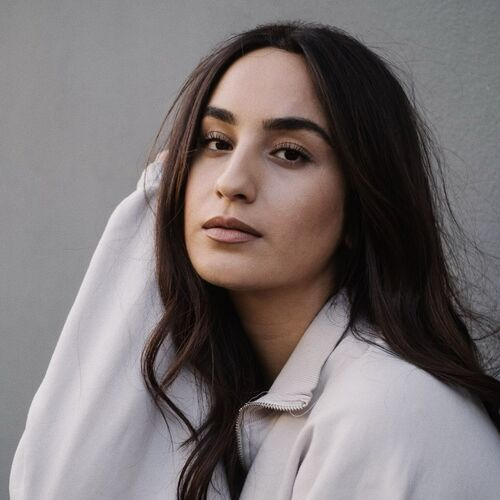
#> input picture Images/I.jpg, 500 x 500 px
$ python main.py ../Images/I.jpg
#> lines starting #> are read from the running program, lines starting #| are printed output that depends on the picture
import cv2 as cv2
from sys import argv

def Nothing(val):
    pass

def Save():
    cv2.imwrite("IMG.jpg", IMG)


# CREATE NAMED WINDOW
cv2.namedWindow("Cartoon")

# CREATE TRACKBARS FOR 'BLOCK SIZE' & 'C VALUE'
cv2.createTrackbar("Block Size", "Cartoon", 3, 100, Nothing)
cv2.createTrackbar("C Value", "Cartoon", 3, 100, Nothing)

# READ IMAGE
fileName = argv[1]
OriginalIMG = cv2.imread(fileName)
#> OriginalIMG is the input picture: shape (500, 500, 3); mean B, G, R 115.6, 115.2, 122.8

# CONVERT IMAGE TO GRAY SCALE
GrayIMG = cv2.cvtColor(OriginalIMG, cv2.COLOR_BGR2GRAY)
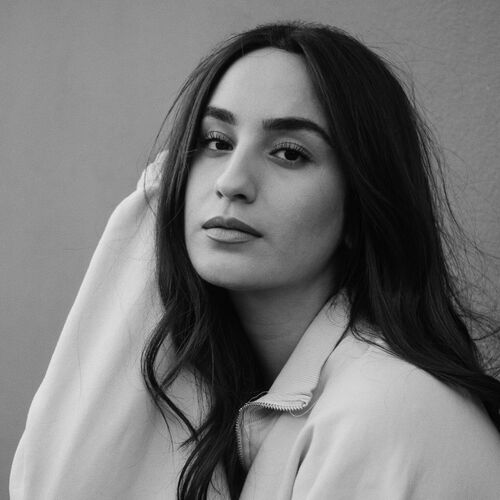
#> GrayIMG: shape (500, 500); min 0, max 240, mean 117.5

while True:
    # GET TRACKBARS VALUE
    BlockSize = cv2.getTrackbarPos("Block Size", "Cartoon")
    C = cv2.getTrackbarPos("C Value", "Cartoon")

    # Blure = cv2.blur(GrayIMG, (2, 2))
    Down = cv2.pyrDown(OriginalIMG)
    Up = cv2.pyrUp(Down)

    # BLOCK SIZE % 2 MUST BE != 0
    if BlockSize % 2 == 0: BlockSize -= 1
    Thresh = cv2.adaptiveThreshold(GrayIMG, 255, cv2.ADAPTIVE_THRESH_MEAN_C, cv2.THRESH_BINARY, BlockSize, C)
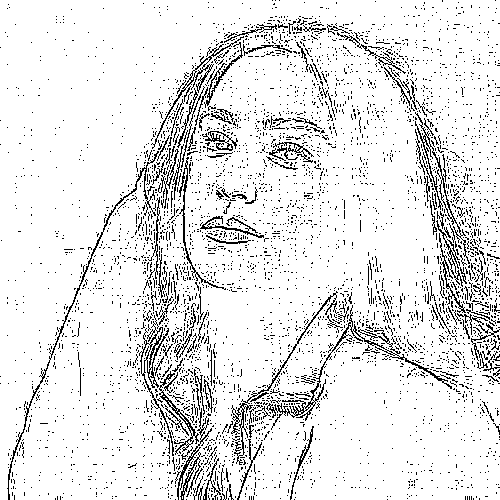
#> Thresh: shape (500, 500); 90.1% white; black in thin lines or dots

    IMG = cv2.bitwise_and(Up, Up, mask = Thresh)
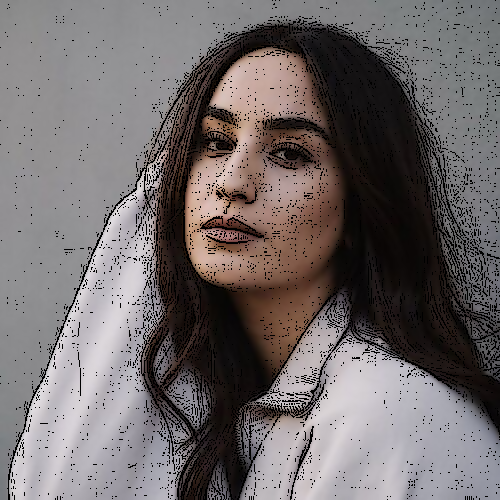
#> IMG: shape (500, 500, 3); mean B, G, R 107.2, 106.7, 113.2

    cv2.imshow("Cartoon", IMG)

    if cv2.waitKey(1) == ord('q'):
#> (key q is pressed here)
        Save()
        break

cv2.destroyAllWindows()
